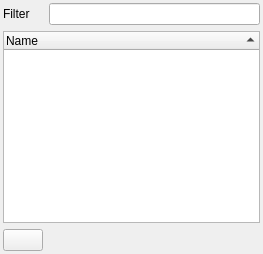
  <widget class="QDockWidget" name="m_pqdwViews">
   <property name="windowTitle">
    <string>Sichten</string>
   </property>
   <attribute name="dockWidgetArea">
    <number>2</number>
   </attribute>
   <widget class="QWidget" name="dockWidgetContents_11">
    <layout class="QGridLayout" name="gridLayout_2">
     <property name="leftMargin">
      <number>3</number>
     </property>
     <property name="topMargin">
      <number>3</number>
     </property>
     <property name="rightMargin">
      <number>3</number>
     </property>
     <property name="bottomMargin">
      <number>3</number>
     </property>
     <item row="1" column="0" colspan="2">
      <widget class="QTreeWidget" name="m_pqlvViews">
       <property name="selectionMode">
        <enum>QAbstractItemView::ExtendedSelection</enum>
       </property>
       <property name="sortingEnabled">
        <bool>true</bool>
       </property>
       <attribute name="headerShowSortIndicator" stdset="0">
        <bool>true</bool>
       </attribute>
       <column>
        <property name="text">
         <string>Name</string>
        </property>
       </column>
      </widget>
     </item>
     <item row="2" column="1">
      <spacer name="horizontalSpacer_2">
       <property name="orientation">
        <enum>Qt::Horizontal</enum>
       </property>
       <property name="sizeHint" stdset="0">
        <size>
         <width>211</width>
         <height>20</height>
        </size>
       </property>
      </spacer>
     </item>
     <item row="2" column="0">
      <widget class="QPushButton" name="m_pqpbRefreshViews">
       <property name="text">
        <string/>
       </property>
       <property name="icon">
        <iconset resource="../../../guilibraries/wmsgui/src/misc/wmsgui.qrc">
         <normaloff>:/icons/refresh24.png</normaloff>:/icons/refresh24.png</iconset>
       </property>
       <property name="iconSize">
        <size>
         <width>24</width>
         <height>24</height>
        </size>
       </property>
      </widget>
     </item>
     <item row="0" column="0">
      <widget class="QLabel" name="label_6">
       <property name="text">
        <string>Filter</string>
       </property>
      </widget>
     </item>
     <item row="0" column="1">
      <widget class="QLineEdit" name="m_pqleViewFilter"/>
     </item>
    </layout>
   </widget>
  </widget>
